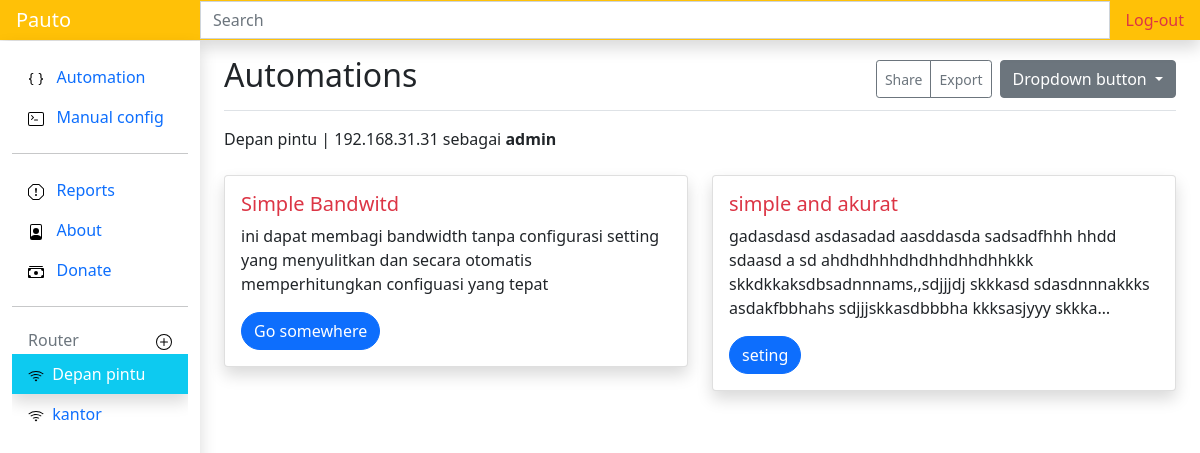
Before: /1/router (signed in) with the older database file.
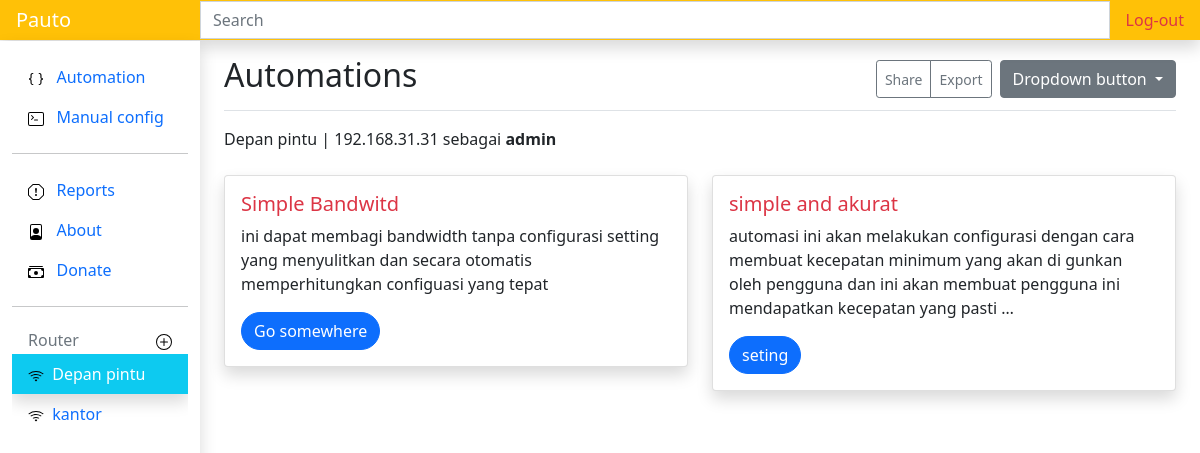
After: the same page with the newer database file.
### routerapp/models.py (models this page shows, shortened)
class Automation(models.Model):
    autokey = models.CharField(unique=True, max_length=50)
    nama = models.CharField(max_length=50)
    deskripsi = models.TextField()
    status = models.CharField(max_length=15, blank=True)

### routerapp/views.py (the view)
# urls.py: path('<int:id>/router',views.detailrouter, name='router'),
@login_required(login_url=settings.LOGIN_URL)
def detailrouter(request, id):
    auto1 = Automation.objects.filter(autokey="auto1")
    auto2 = Automation.objects.filter(autokey="auto2")
    routerside = Routerm.objects.all()
    idk = id
    router = Routerm.objects.filter(pk=id)
    context = {
        'auto1': auto1,
        'auto2': auto2,
        'router': router,
        'routerside': routerside,
        'idk': idk
    }
    return render(request, 'detailrouter.html', context)

### routerapp/templates/detailrouter.html (shortened to what this page needs)
{% extends 'base.html' %}
{% load static %}
{% block judul %}
Automations
{% endblock judul %}
{% block content %}
    {% for router in router %}
    {{router.nama}} |
    {{router.host}} sebagai
    <strong> {{router.user}}</strong>
    <div id="auto" class="row mt-4">
        {% for auto1 in auto1 %}
        <div class="col-sm-6 ">
          <div class="card shadow">
            <div class="card-body">
              <h5 class="card-title text-danger">{{auto1.nama}}</h5>
              <p class="card-text">{{auto1.deskripsi|truncatechars:180}}</p>
              <a href="{% url 'conpcq1' router.id %}" class="btn btn-primary rounded-pill">Go somewhere</a>
            </div>
          </div>
        </div>
        {% endfor %}
        {% for auto2 in auto2 %}
        <div class="col-sm-6 ">
          <div class="card shadow">
            <div class="card-body">
              <h5 class="card-title text-danger">{{auto2.nama}}</h5>
              <p class="card-text">{{auto2.deskripsi|truncatechars:180}}</p>
              <button id="auto2" class="btn btn-primary rounded-pill">seting</button>
            </div>
          </div>
        </div>
        {% endfor %}
    </div>
    {% endfor %}
{% endblock content %}
{% block routerside %}
    {% include "routerside.html" %}
{% endblock routerside %}

Changed rows visible on the page:
changed Automation "simple and akurat": deskripsi "gadasdasd asdasadad aasddasda sadsadfhhh hhdd sdaasd a sd ahdhdhhhdhdhhdhhdhhkkk skkdkkaksdbsadnnnams,,sdjjjdj skkkasd sdasdnnnakkks asdakfbbhahs sdjjjskkasdbbbha kkksasjyyy skkka…" → "automasi ini akan melakukan configurasi dengan cara membuat kecepatan minimum yang akan di gunkan oleh pengguna dan ini akan membuat pengguna ini mendapatkan kecepatan yang pasti …"
